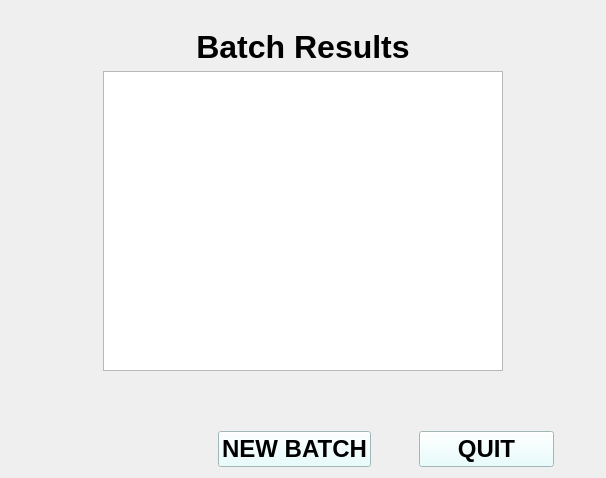
<?xml version="1.0" encoding="UTF-8"?>
<ui version="4.0">
 <class>Form</class>
 <widget class="QWidget" name="Form">
  <property name="geometry">
   <rect>
    <x>0</x>
    <y>0</y>
    <width>606</width>
    <height>478</height>
   </rect>
  </property>
  <property name="windowTitle">
   <string>Form</string>
  </property>
  <layout class="QHBoxLayout" name="horizontalLayout_2">
   <item>
    <layout class="QVBoxLayout" name="verticalLayout_6">
     <item>
      <layout class="QGridLayout" name="gridLayout">
       <property name="leftMargin">
        <number>30</number>
       </property>
       <property name="rightMargin">
        <number>15</number>
       </property>
       <property name="horizontalSpacing">
        <number>30</number>
       </property>
      </layout>
     </item>
     <item>
      <spacer name="verticalSpacer_2">
       <property name="orientation">
        <enum>Qt::Vertical</enum>
       </property>
       <property name="sizeHint" stdset="0">
        <size>
         <width>20</width>
         <height>40</height>
        </size>
       </property>
      </spacer>
     </item>
     <item>
      <widget class="QLabel" name="label_7">
       <property name="font">
        <font>
         <pointsize>24</pointsize>
         <weight>75</weight>
         <bold>true</bold>
        </font>
       </property>
       <property name="text">
        <string>Batch Results</string>
       </property>
       <property name="alignment">
        <set>Qt::AlignCenter</set>
       </property>
      </widget>
     </item>
     <item>
      <widget class="QFrame" name="frame">
       <property name="maximumSize">
        <size>
         <width>16777215</width>
         <height>300</height>
        </size>
       </property>
       <property name="frameShape">
        <enum>QFrame::NoFrame</enum>
       </property>
       <property name="frameShadow">
        <enum>QFrame::Plain</enum>
       </property>
       <property name="lineWidth">
        <number>0</number>
       </property>
       <layout class="QHBoxLayout" name="horizontalLayout_6">
        <property name="leftMargin">
         <number>0</number>
        </property>
        <property name="topMargin">
         <number>0</number>
        </property>
        <property name="rightMargin">
         <number>0</number>
        </property>
        <property name="bottomMargin">
         <number>0</number>
        </property>
        <item>
         <spacer name="horizontalSpacer_5">
          <property name="orientation">
           <enum>Qt::Horizontal</enum>
          </property>
          <property name="sizeHint" stdset="0">
           <size>
            <width>40</width>
            <height>20</height>
           </size>
          </property>
         </spacer>
        </item>
        <item>
         <widget class="QTextBrowser" name="batchresultsBRWS">
          <property name="minimumSize">
           <size>
            <width>400</width>
            <height>300</height>
           </size>
          </property>
          <property name="maximumSize">
           <size>
            <width>16777215</width>
            <height>300</height>
           </size>
          </property>
         </widget>
        </item>
        <item>
         <spacer name="horizontalSpacer_6">
          <property name="orientation">
           <enum>Qt::Horizontal</enum>
          </property>
          <property name="sizeHint" stdset="0">
           <size>
            <width>40</width>
            <height>20</height>
           </size>
          </property>
         </spacer>
        </item>
       </layout>
      </widget>
     </item>
     <item>
      <spacer name="verticalSpacer_12">
       <property name="orientation">
        <enum>Qt::Vertical</enum>
       </property>
       <property name="sizeHint" stdset="0">
        <size>
         <width>20</width>
         <height>40</height>
        </size>
       </property>
      </spacer>
     </item>
     <item>
      <spacer name="verticalSpacer_11">
       <property name="orientation">
        <enum>Qt::Vertical</enum>
       </property>
       <property name="sizeHint" stdset="0">
        <size>
         <width>20</width>
         <height>40</height>
        </size>
       </property>
      </spacer>
     </item>
     <item>
      <spacer name="verticalSpacer">
       <property name="orientation">
        <enum>Qt::Vertical</enum>
       </property>
       <property name="sizeHint" stdset="0">
        <size>
         <width>20</width>
         <height>40</height>
        </size>
       </property>
      </spacer>
     </item>
     <item>
      <layout class="QHBoxLayout" name="horizontalLayout">
       <item>
        <spacer name="horizontalSpacer">
         <property name="orientation">
          <enum>Qt::Horizontal</enum>
         </property>
         <property name="sizeHint" stdset="0">
          <size>
           <width>40</width>
           <height>20</height>
          </size>
         </property>
        </spacer>
       </item>
       <item>
        <spacer name="horizontalSpacer_3">
         <property name="orientation">
          <enum>Qt::Horizontal</enum>
         </property>
         <property name="sizeHint" stdset="0">
          <size>
           <width>40</width>
           <height>20</height>
          </size>
         </property>
        </spacer>
       </item>
       <item>
        <spacer name="horizontalSpacer_8">
         <property name="orientation">
          <enum>Qt::Horizontal</enum>
         </property>
         <property name="sizeHint" stdset="0">
          <size>
           <width>40</width>
           <height>20</height>
          </size>
         </property>
        </spacer>
       </item>
       <item>
        <spacer name="horizontalSpacer_9">
         <property name="orientation">
          <enum>Qt::Horizontal</enum>
         </property>
         <property name="sizeHint" stdset="0">
          <size>
           <width>40</width>
           <height>20</height>
          </size>
         </property>
        </spacer>
       </item>
       <item>
        <spacer name="horizontalSpacer_4">
         <property name="orientation">
          <enum>Qt::Horizontal</enum>
         </property>
         <property name="sizeHint" stdset="0">
          <size>
           <width>40</width>
           <height>20</height>
          </size>
         </property>
        </spacer>
       </item>
       <item>
        <widget class="QPushButton" name="newBatchPB">
         <property name="font">
          <font>
           <pointsize>18</pointsize>
           <weight>75</weight>
           <bold>true</bold>
          </font>
         </property>
         <property name="styleSheet">
          <string notr="true">background-color: rgb(226, 255, 255);</string>
         </property>
         <property name="text">
          <string>NEW BATCH</string>
         </property>
        </widget>
       </item>
       <item>
        <spacer name="horizontalSpacer_7">
         <property name="orientation">
          <enum>Qt::Horizontal</enum>
         </property>
         <property name="sizeHint" stdset="0">
          <size>
           <width>40</width>
           <height>20</height>
          </size>
         </property>
        </spacer>
       </item>
       <item>
        <widget class="QPushButton" name="quitPB">
         <property name="minimumSize">
          <size>
           <width>135</width>
           <height>0</height>
          </size>
         </property>
         <property name="font">
          <font>
           <pointsize>18</pointsize>
           <weight>75</weight>
           <bold>true</bold>
          </font>
         </property>
         <property name="styleSheet">
          <string notr="true">background-color: rgb(226, 255, 255);</string>
         </property>
         <property name="text">
          <string>QUIT</string>
         </property>
        </widget>
       </item>
       <item>
        <spacer name="horizontalSpacer_2">
         <property name="orientation">
          <enum>Qt::Horizontal</enum>
         </property>
         <property name="sizeHint" stdset="0">
          <size>
           <width>40</width>
           <height>20</height>
          </size>
         </property>
        </spacer>
       </item>
      </layout>
     </item>
    </layout>
   </item>
  </layout>
 </widget>
 <resources/>
 <connections/>
</ui>
